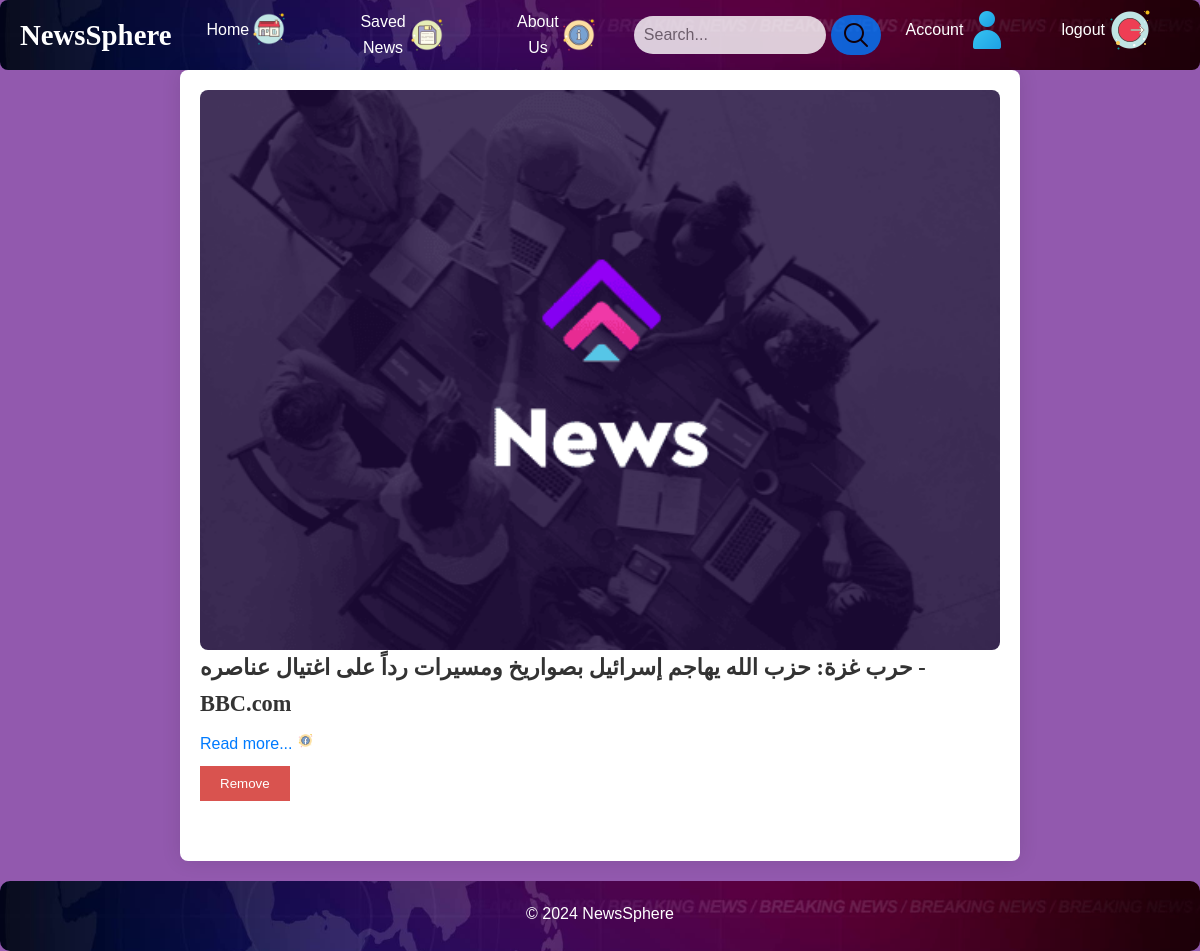
The page /Saved_News (signed in) on the database as committed earlier.
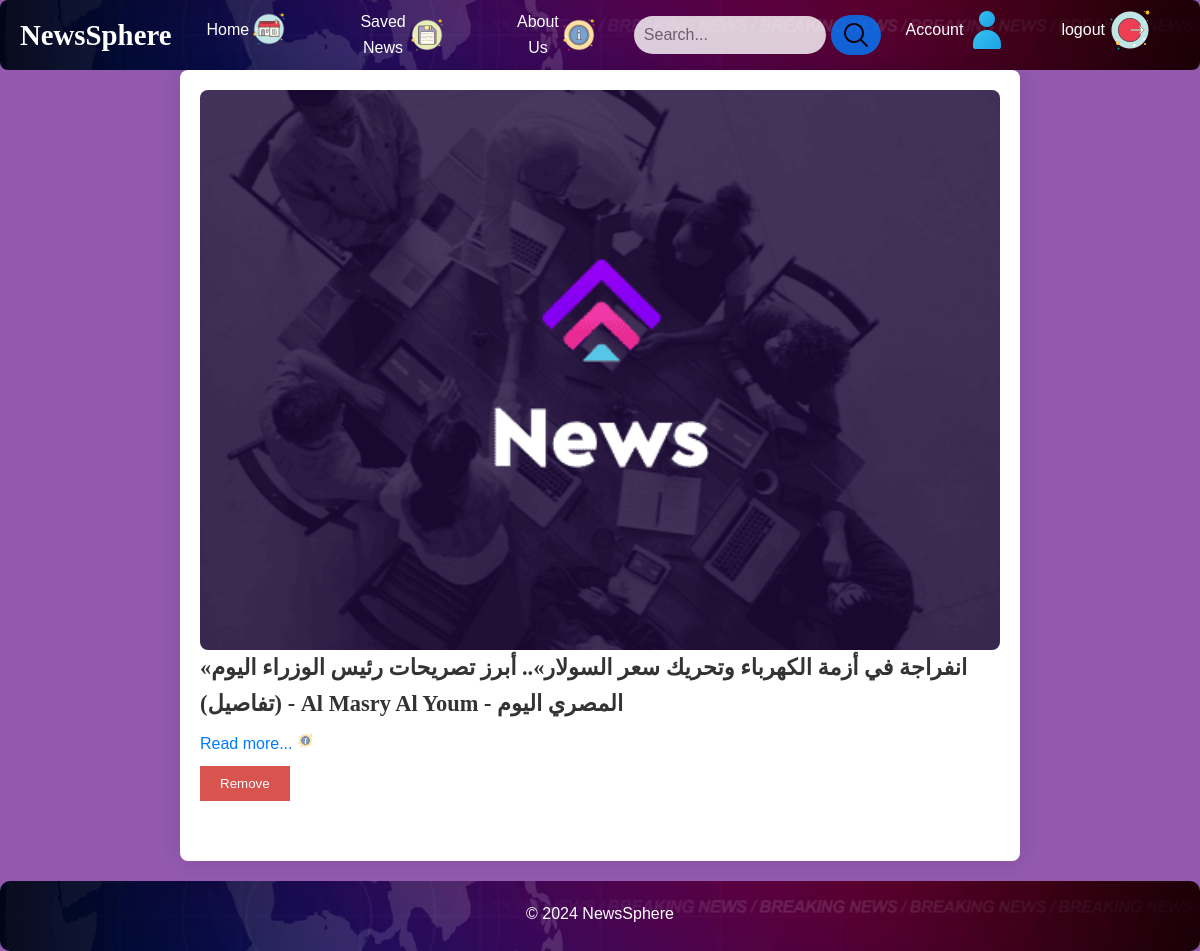
The same page on the database as committed later.
### NewsSphere/models/Models.py (models this page shows, shortened)
class Saved_news(db.Model):
    id = db.Column(db.Integer,primary_key = True)
    url = db.Column(db.String(120), nullable = False)
    urlToImage = db.Column(db.String(120), nullable = False)
    title = db.Column(db.String(30), nullable = False)
    description = db.Column(db.String(200), nullable = False)
    user_id = db.Column(db.Integer, db.ForeignKey('user.id'),nullable = False)

### NewsSphere/users/routes.py (the view)
@users.route('/Saved_News')
@login_required
def Saved_News():
    saved_news = Saved_news.query.filter_by(user_id=current_user.id)
    return render_template('saved_news.html',saved_news=saved_news)

### NewsSphere/models/Models.py (called while the page is built)
@login_manager.user_loader
def load_user(user_id):
    return User.query.get(int(user_id))

### NewsSphere/templates/saved_news.html (shortened to what this page needs)
{% include 'header.html' %}
<main>
    <div class="news-container" id="news-container">
        {% for news in saved_news %}
            <div class="news-article" id="news-article">
                {% if news['urlToImage'] != "None" %}
                    <img src="{{ news['urlToImage'] }}" alt="News image">
                {% else %}
                    <img src="{{ url_for('static', filename='News_featured.png') }}" alt="Default news image">
                {% endif %}
                <h3>{{ news['title'] }}</h3>
                <a href="{{ news['url'] }}" target="_blank">Read more...</a>
                <a href="https://www.facebook.com/sharer/sharer.php?u={{ news['url'] }}" class="share-button" target="_blank">
                    <img src="{{ url_for('static', filename='icons8-facebook-logo-50.png') }}" alt="Share on Facebook" class="facebook-logo">
                </a>
                <button class="remove-button"
                data-url="{{ news['url'] }}"
                onclick="toggleremoveNews(this)"
                >Remove</button>
            </div>
        {% endfor %}
    </div>
</main>
{% include 'footer.html' %}

Rows that differ between the two databases and show on the page:
changed Saved_news: title "حرب غزة: حزب الله يهاجم إسرائيل بصواريخ ومسيرات رداً على اغتيال عناصره - BBC.com" → "«انفراجة في أزمة الكهرباء وتحريك سعر السولار».. أبرز تصريحات رئيس الوزراء اليوم (تفاصيل) - Al Masry Al Youm - المصري اليوم"
